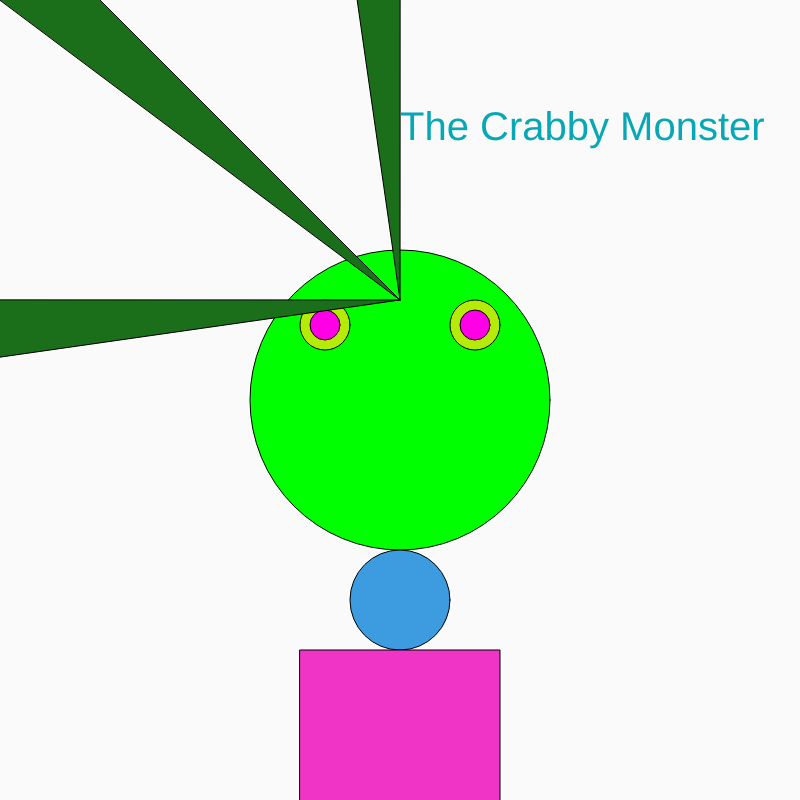
Frame 1 (no input)
Frame 60 (no input): identical to frame 1, image omitted
Frame 120 (the mouse pressed at the canvas centre since frame 60): identical to frame 1, image omitted

The p5.js sketch that drew this single still picture (run headless with seeded random() and noise() and a simulated clock; from frame 60 on, the mouse is pressed at the canvas centre):

// p5.js sketch
// ── sketch.js
function setup() {

  createCanvas(800,800);
  background(250, 250, 250);

//The Head
  push()
  translate(400,400);
  fill(0,255,0);
  ellipse(0,0,300,300);

//The outer part of the eyes
  fill(182, 235, 7);
  ellipse(75,-75,50,50);
  ellipse(-75,-75,50,50);

// Inner part of the eyes
  fill(255,0,230);
  ellipse(75,-75,30,30);
  ellipse(-75,-75,30,30);
  pop()

//The hair1
push();
fill(27, 110, 26);
triangle(400,300,-300,400,-400,300);
pop();

//The hair2
push();
fill(27, 110, 26);
triangle(400,300,300,-400,400,-300);
pop();

//The hair3
push();
fill(27, 110, 26);
triangle(400,300,-300,-400,-400,-300);
pop();

//The neck
  push()
  translate(400,600);
  fill(61, 156, 224);
  ellipse(0,0,100,100);
  pop()

//The body
  push()
  translate(400,775);
  fill(240, 52, 198);
  rectMode(CENTER);
  rect(0,0,200,250);
  pop()

//This is me trying to make a frown
  push()
  translate(200,800);
  noFill();
  arc(200,-350,100,50,60,60,HALF_PI, PI);
  pop()

//Title
  textSize(40);
  fill(7, 167, 182);
  text("The Crabby Monster",400,140);





}

function draw() {

}
